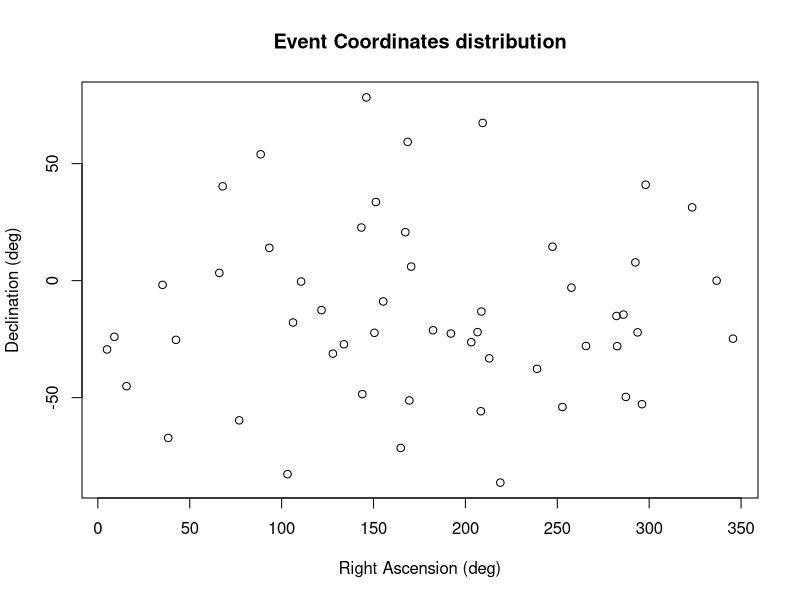

This figure's R source:
#Tarea 1 - Sebastian Sanchez

#A) Read IceCube data
data <- read.table(file="NuAstro_4yr_IceCube_Data.txt",header=1)

#B) Remove entries with incomplete data
discriminator <- complete.cases(data)
data_buena    <- data[discriminator,]

#C) Mean Angular resolution
	#Method1: For loop
	print("Mean Angular Resolution with method 1: for loop")
	s <- data_buena[,8:9]
	
	shower_data <- NA
	track_data  <- NA

	for(i in 1:length(s$Topology))
	{
		if(s$Topology[i]=="Shower") shower_data[[i]] <- s$Med_Ang_Res_deg[i]
		if(s$Topology[i]=="Track") track_data[[i]]   <- s$Med_Ang_Res_deg[i]
	}


	discriminator1 <- complete.cases(shower_data)
	print("Shower-like topologies: ")
	print( mean(shower_data[discriminator1]))

	discriminator2 <- complete.cases(track_data)
	print("Track-like topologies: ")
	print( mean(track_data[discriminator2]))

	#Method2: with subset
	print("Mean Angular Resolution with method 2: with subset")
	
	print("Shower-like topologies: ")
	shower_data <- subset(data_buena, Topology=='Shower', select=Med_Ang_Res_deg)
	print(mean(shower_data[,]))
	
	print("Track-like topologies: ")
	track_data <- subset(data_buena, Topology=='Track', select=Med_Ang_Res_deg)
	print(mean(track_data[,]))

#D) MJD to POSIX function
mjd2posix <- function(mjd)
{
	
	#Convert to julian day first
	jd <- mjd + 2400000.5

	#Now to gregorian calendar	
	l1 <- jd + 68569
    n  <- (4*l1) %/% 146097
    l2 <- l1 - (146097*n+3) %/% 4
	i  <- (4000*(l2+1)) %/% 1461001
	l3 <- l2 - (1461*i) %/% 4 + 31
	j  <- (80*l3) %/% 2447
	
	D  <- round(l3-(2447*j) %/% 80, digits=0 )
	l4 <- j %/% 11
	M  <- j + 2 - (12*l4)
	Y  <- 100*(n-49) + i + l4
		   
	posix <- paste(c(Y,M,D),collapse = "-")
    #posix <- as.POSIXlt(posix)	
	return(posix)
}


#E) Add a posix date column to the data
data_buena$POSIX_time = mapply(mjd2posix,data_buena$Time_MJD)

#F) Function to return number-of-events in a month
evt_month <- function(data,month)
{
	a    <- table(as.POSIXlt(data$POSIX_time)$mon)
	freq <- as.vector(a[names(a)==month])
	return(freq)
}


#Now find the month with greater event count
dummy_date <- as.POSIXlt("2000-01-01")
mon <- which.max(table(as.POSIXlt(data_buena$POSIX)$mon)) - 1 
dummy_date$mon <- mon
print("The month with most events is: ")
print(months(dummy_date))

#G)Plot the events distribution by coordinates
plot(data_buena$RA_deg , data_buena$Declination_deg, main="Event Coordinates distribution", xlab="Right Ascension (deg)", ylab="Declination (deg)")

#H)An interesting quantity... Let's plot the mean error per month
energy_error <- function(data,month)
{
	int <- subset(data, as.POSIXlt(POSIX_time)$mon==month, select=Ene_Err_max:Ene_Err_min)
	int$Total_Error = int$Ene_Err_max-int$Ene_Err_min	
	return(mean(int$Total_Error))
}

monthly_Ene_Err <- 0

for(i in 1:11)
{
	monthly_Ene_Err[[i]] <- energy_error(data_buena,i)
}

print("Mean Energy Error per month is:")
print(monthly_Ene_Err)


